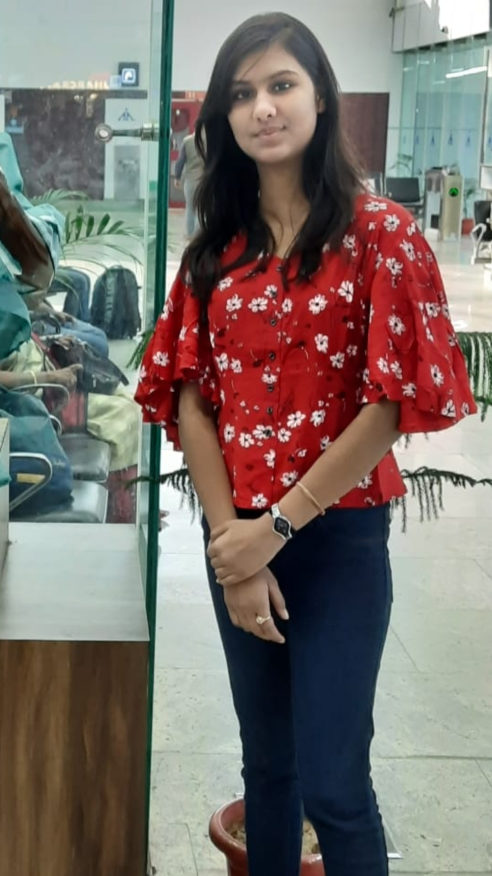
#> input picture Priyanka pic.jpeg, 984 x 1751 px (shown at 1/2 size)
$ python main.py
#> lines starting #> are read from the running program, lines starting #| are printed output that depends on the picture
import cv2
#img_loc='Image to pencil sketch/'

''' process to convert to pencil image:

img ->pencil_sketch=gray ->inverted->blur->invert_blur->
divide(gray,invert_blur)=pencil_sketch

'''
file_name='Priyanka pic.jpeg'
img=cv2.imread(  file_name)
#> img is the input picture: shape (1751, 984, 3); mean B, G, R 107.4, 112.8, 121.9
resize=cv2.resize(img,(500,800))
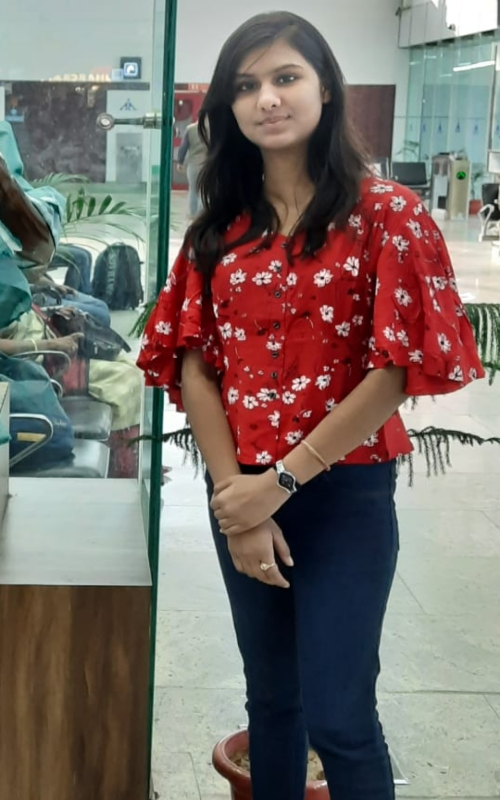
#> resize: shape (800, 500, 3); mean B, G, R 107.3, 112.7, 121.8
gray=cv2.cvtColor(resize,cv2.COLOR_BGR2GRAY)
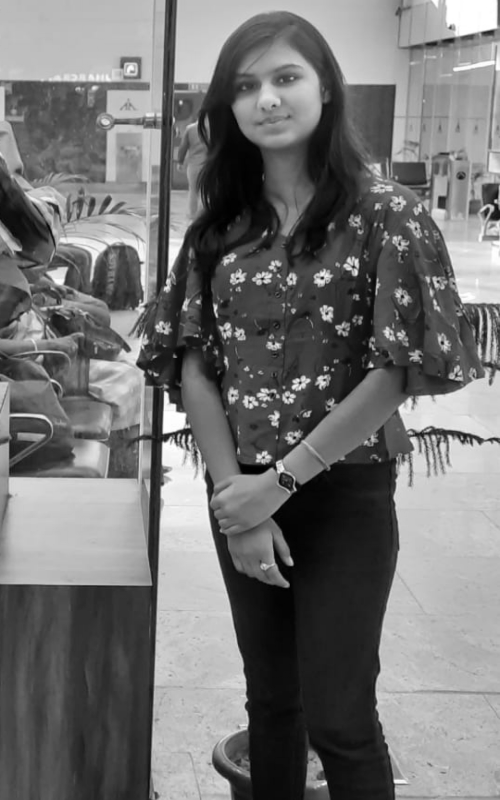
#> gray: shape (800, 500); min 0, max 255, mean 114.8
invert_gray=255-gray
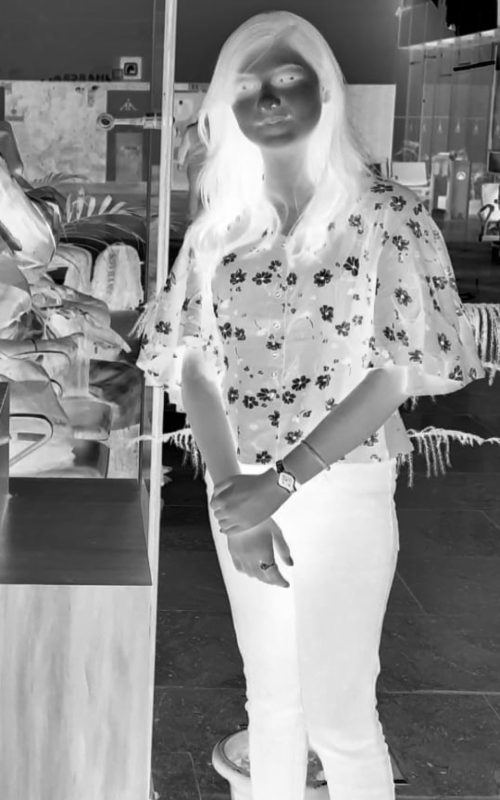
#> invert_gray: shape (800, 500); min 0, max 255, mean 140.2
blur=cv2.GaussianBlur(invert_gray,(21,21),0)
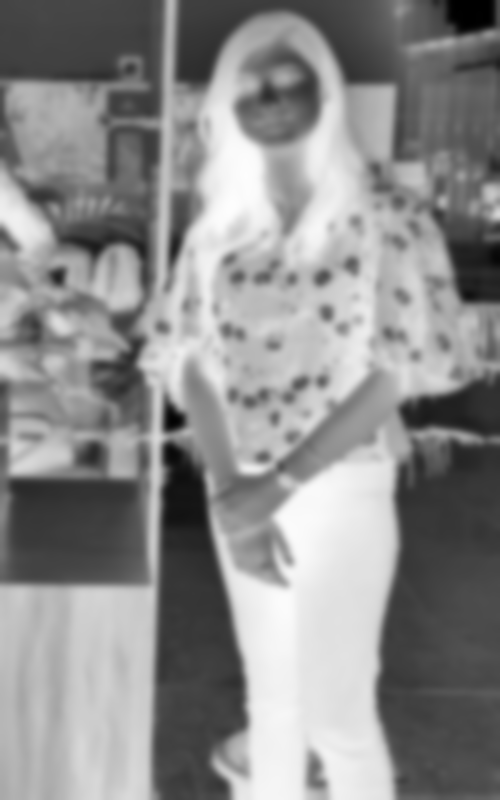
#> blur: shape (800, 500); min 0, max 253, mean 140.2
invert_blur=255-blur
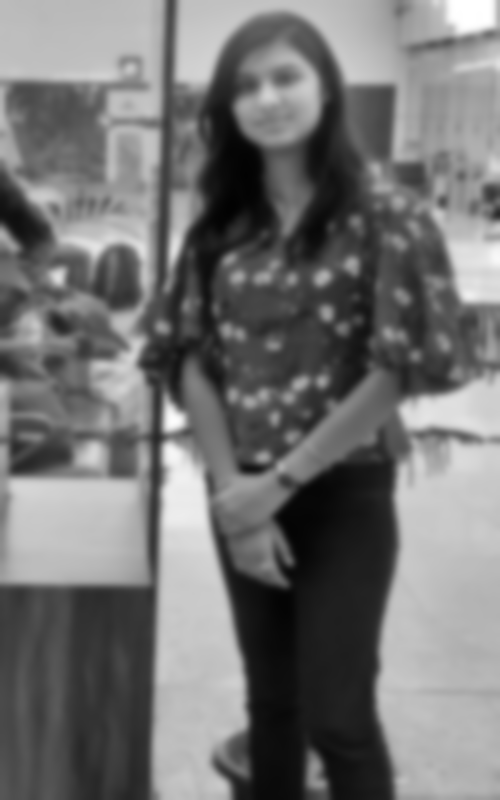
#> invert_blur: shape (800, 500); min 2, max 255, mean 114.8
pencil_sketch=cv2.divide(gray, invert_blur,scale=250.0)
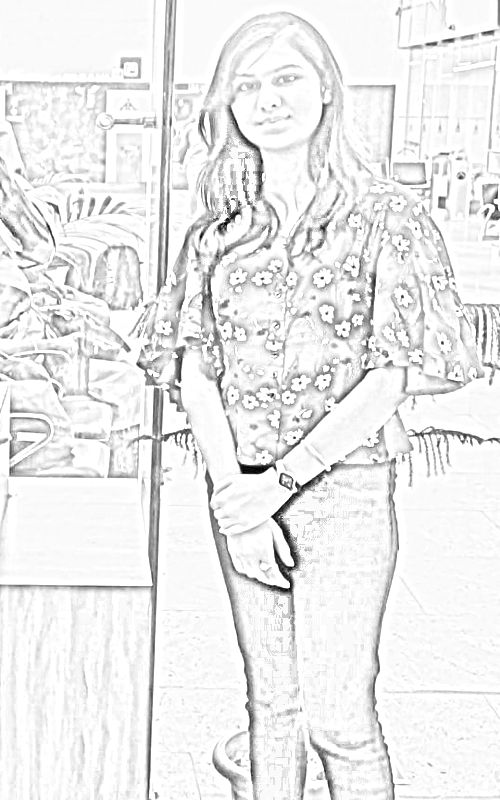
#> pencil_sketch: shape (800, 500); min 0, max 255, mean 235.9
cv2.imshow('Original Image',resize)
#resize1=cv2.resize(gray,(400,600))
#cv2.imshow('GrayImage',invert_gray)
#cv2.imshow('GrayImage',invert_blur)
cv2.imshow('Pencil Sketch',pencil_sketch)
cv2.imwrite('Image to pencil sketch/saved/'+file_name,pencil_sketch)

cv2.waitKey(0)
